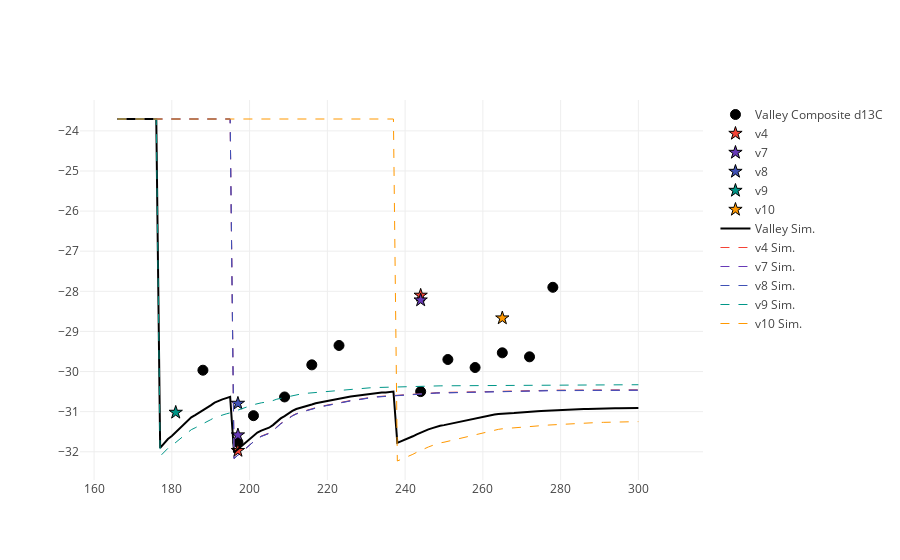

Here is the notebook cell this chart was saved with:
### Code cell
%matplotlib inline
import plotlycred
figname = 'Soils' + variable + transect + '.png'

online = False
if online:
    # fig = py.iplot(data) 
    fig = go.Figure(data=data) # , layout=layout)
    py.image.save_as(fig, filename=figname)
else:
    iplot(data)

### Figure 1 — Plotly figure (JSON) as saved in the notebook; plotly's stock layout.template omitted (floating-point values rounded to 4 significant figures; data arrays with more than 128 entries replaced by an {"elided": "..."} marker saying what was removed)
{"data": [{"marker": {"color": "black", "line": {"color": "black", "width": 1}, "size": 10, "symbol": "circle"}, "mode": "markers", "name": "Valley Composite d13C", "type": "scatter", "x": {"elided": "135 int values"}, "y": {"elided": "135 float values"}}, {"marker": {"color": "#F44336", "line": {"color": "black", "width": 1}, "size": 10, "symbol": "star"}, "mode": "markers", "name": "v4", "type": "scatter", "x": {"elided": "135 int values"}, "y": {"elided": "135 float values"}}, {"marker": {"color": "#673AB7", "line": {"color": "black", "width": 1}, "size": 10, "symbol": "star"}, "mode": "markers", "name": "v7", "type": "scatter", "x": {"elided": "135 int values"}, "y": {"elided": "135 float values"}}, {"marker": {"color": "#3F51B5", "line": {"color": "black", "width": 1}, "size": 10, "symbol": "star"}, "mode": "markers", "name": "v8", "type": "scatter", "x": {"elided": "135 int values"}, "y": {"elided": "135 float values"}}, {"marker": {"color": "#009688", "line": {"color": "black", "width": 1}, "size": 10, "symbol": "star"}, "mode": "markers", "name": "v9", "type": "scatter", "x": {"elided": "135 int values"}, "y": {"elided": "135 float values"}}, {"marker": {"color": "#FF9800", "line": {"color": "black", "width": 1}, "size": 10, "symbol": "star"}, "mode": "markers", "name": "v10", "type": "scatter", "x": {"elided": "135 int values"}, "y": {"elided": "135 float values"}}, {"marker": {"color": "black"}, "mode": "lines", "name": "Valley Sim.", "type": "scatter", "x": {"elided": "135 int values"}, "y": {"elided": "135 float values"}}, {"line": {"color": "#F44336", "dash": "dash", "width": 1}, "name": "v4 Sim.", "type": "scatter", "x": {"elided": "135 int values"}, "y": {"elided": "135 float values"}}, {"line": {"color": "#673AB7", "dash": "dash", "width": 1}, "name": "v7 Sim.", "type": "scatter", "x": {"elided": "135 int values"}, "y": {"elided": "135 float values"}}, {"line": {"color": "#3F51B5", "dash": "dash", "width": 1}, "name": "v8 Sim.", "type": "scatter", "x": {"elided": "135 int values"}, "y": {"elided": "135 float values"}}, {"line": {"color": "#009688", "dash": "dash", "width": 1}, "name": "v9 Sim.", "type": "scatter", "x": {"elided": "135 int values"}, "y": {"elided": "135 float values"}}, {"line": {"color": "#FF9800", "dash": "dash", "width": 1}, "name": "v10 Sim.", "type": "scatter", "x": {"elided": "135 int values"}, "y": {"elided": "135 float values"}}], "layout": {}}
